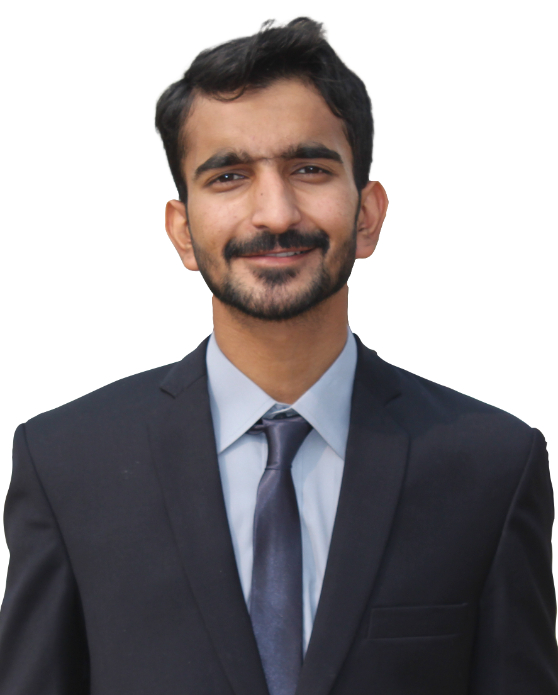
#> input picture img.jpeg, 558 x 695 px
$ jupyter execute 'CV class practice-Faisal_Javed.ipynb'
#> lines starting #> are read from the running program, lines starting #| are printed output that depends on the picture
[cell 1]
import cv2
import numpy as np

[cell 2]
img = cv2.imread("img.jpeg")
#> img is the input picture: shape (695, 558, 3); mean B, G, R 147.1, 145, 149.3

[cell 3]
cv2.imshow("faisal",img)
cv2.waitKey(0)
cv2.destroyAllWindows()

[cell 4]
print (img.shape)
#| (695, 558, 3)

[cell 5]
dim = (200,200)
img = cv2.resize(img,dim,interpolation = cv2.INTER_AREA)
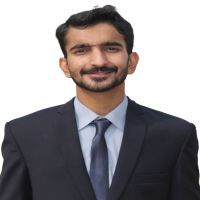
#> img: shape (200, 200, 3); mean B, G, R 147.1, 145, 149.3
cv2.imshow("faisal",img)
cv2.waitKey(0)
cv2.destroyAllWindows()

[cell 6]
print (img.shape)
#| (200, 200, 3)

[cell 7]
def vertical_flip(imgg):
    img2= np.zeros([200, 200, 3], np.uint8)
    for i in range(200):

        img2[i,:]=imgg[200-i-1,:]
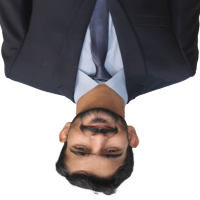
#> img2: shape (200, 200, 3); mean B, G, R 147.1, 145, 149.3
#| (200, 200, 3)

    return img2

[cell 8]
def horizontal_flip(imgg):
    img2= np.zeros([200, 200, 3], np.uint8)
    for i in range(200):

        img2[:,i]=imgg[:,200-i-1]
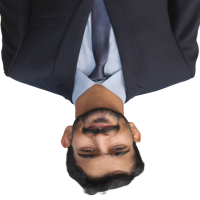
#> img2: shape (200, 200, 3); mean B, G, R 147.1, 145, 149.3

    return img2

[cell 9]
d = vertical_flip(img)

[cell 10]
print(img.shape)

[cell 11]
cv2.imshow("down",d)
cv2.waitKey(0)
cv2.destroyAllWindows()

[cell 12]
u = horizontal_flip(d)

[cell 13]
cv2.imshow("up",u)
cv2.waitKey(0)
cv2.destroyAllWindows()

[cell 14]
r = horizontal_flip(img)
#> after the loop in horizontal_flip (call 2), `for i in range(200):`:
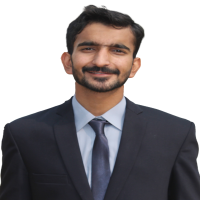
#> img2: shape (200, 200, 3); mean B, G, R 147.1, 145, 149.3
cv2.imshow("right",r)
cv2.waitKey(0)
cv2.destroyAllWindows()

[cell 15]
black  = np.ones([700, 700, 3], np.uint8)

[cell 16]
black[200:400, 0:200] = r
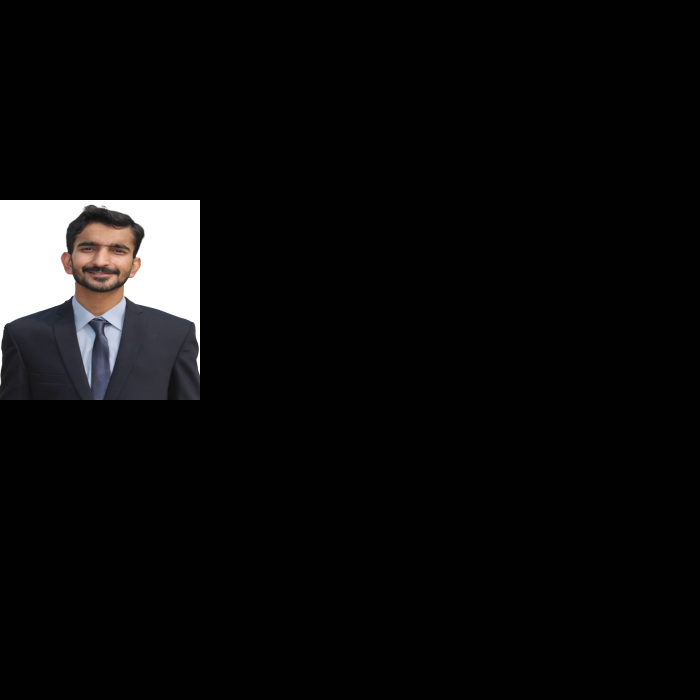
#> black: shape (700, 700, 3); mean B, G, R 12.9, 12.8, 13.1
black[0:200, 200:400] = u
black[200:400, 200:400] = img
black[400:600, 200:400] = d
black[200:400, 400:600] = r
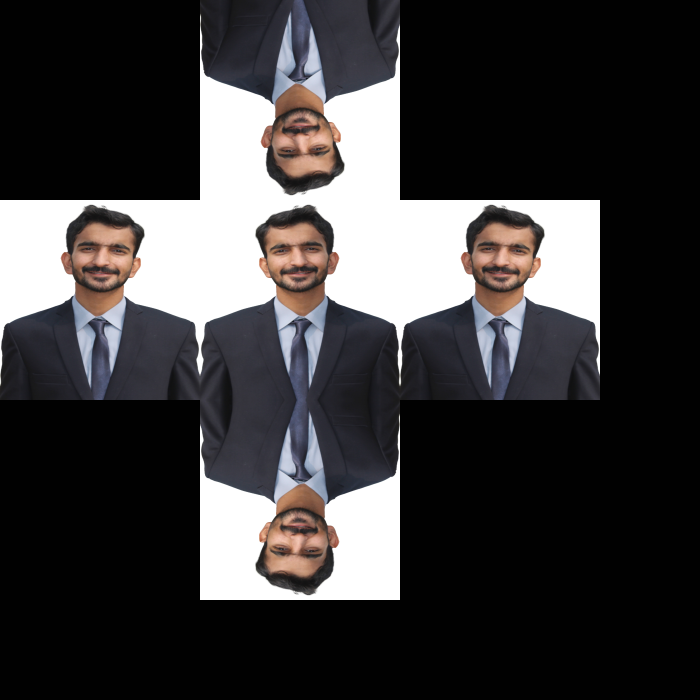
#> black: shape (700, 700, 3); mean B, G, R 60.6, 59.8, 61.5
